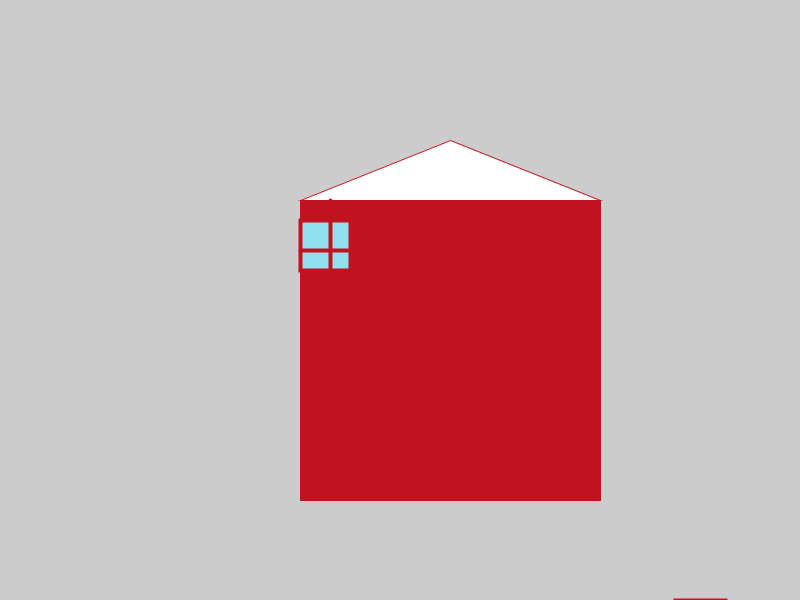
Frame 1 (no input)
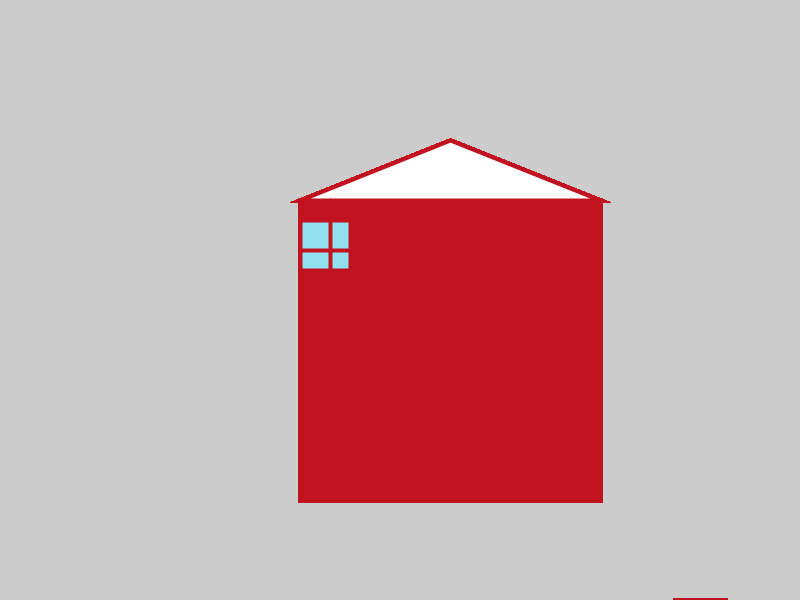
Frame 60 (the mouse pressed at the canvas centre just before this capture)
Frame 120 (the mouse held since frame 60 and released just before this capture): identical to frame 60, image omitted

The Processing sketch that drew these frames (run headless with seeded random() and noise(); from frame 60 on, the mouse is pressed at the canvas centre):

// Processing sketch: house_va
// ── house_va.pde
//Len Pelletier
//September 9
//pallette
color green  = #99d98c;
color blue   = #90e0ef;
color red    = #c1121f;
color yellow = #fee440;

void setup() {
  size(800, 600);
}
void draw() {
  body(300, 200);
}
void body(int x, int y) {
  pushMatrix();
  translate(x, y);

  mainbody();
  window1(20, 250);
 
  door();

  popMatrix();
}
void back() {
  //Environment ...
  //sky
  background(blue);
  //sun
  fill(yellow);
  stroke(yellow);
  circle(150, 150, 150);
  //ground
  fill(green);
  stroke(green);
  rect(0, 400, 800, 200);
}
void mainbody() {
  //House...
  //main walls
  fill(red);
  stroke(red);
  rect(0, 0, 300, 300);
  //roof
  fill(255);
  triangle(0, 0, 300, 0, 150, -60);
}
void square1(int x, int y) {
}
void window1(int x, int y) {
  //left window
  fill(blue);
  stroke(red);
  strokeWeight(4);
  square(0, 20, 50);    //glass
  line(0, 50, 60, 50); //vertical crosspiece
  line(30, 0, 30, 80); //horizontal crosspiece}} }

  //middle window
  //fill(blue);
  //stroke(red);
  //strokeWeight(4);
  //square(x, y, 50);     //glass
  //line(x, y, 400, 300); //vertical crosspiece
  //line(x, y, 425, 275); //horizontal crosspiece
  ////right window
  //fill(blue);
  //stroke(red);
  //strokeWeight(4);
  //square(x, y, 50);     //glass
  //line(x, y, 475, 300); //vertical crosspiece
  //line(x, y, 500, 275); //horizontal crosspiece
}
void door() {
  //door
  fill(255);
  rect(375, 400, 50, 100);
  stroke(red);
  circle(415, 450, 5); //knob
}
